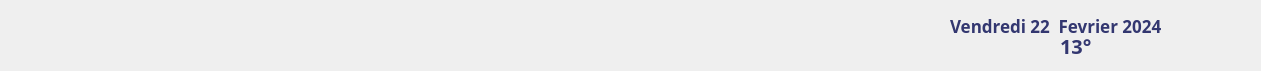
  <widget class="QGroupBox" name="groupBox_7">
   <property name="geometry">
    <rect>
     <x>210</x>
     <y>0</y>
     <width>1261</width>
     <height>71</height>
    </rect>
   </property>
   <property name="styleSheet">
    <string notr="true">border-top-right-radius : 40px ; 
background-image: url(:/img/images/background.jpg);
border-top-left-radius: 20px; /* Coin arrondi en haut à gauche */
    border-bottom-left-radius: 20px; /* Coin arrondi en bas à gauche */
    border-top-right-radius: 20px; /* Coin arrondi en haut à droite */
    border-bottom-right-radius: 20px; /* Coin arrondi en bas à droite */</string>
   </property>
   <property name="title">
    <string/>
   </property>
   <widget class="QLabel" name="label_30">
    <property name="geometry">
     <rect>
      <x>950</x>
      <y>10</y>
      <width>231</width>
      <height>31</height>
     </rect>
    </property>
    <property name="font">
     <font>
      <family>Neue Haas Grotesk Text Pro Extr</family>
      <pointsize>13</pointsize>
      <weight>75</weight>
      <italic>false</italic>
      <bold>true</bold>
     </font>
    </property>
    <property name="styleSheet">
     <string notr="true">border : none ;
background-color: none;
color : #333770 ;
    background-image : url();
</string>
    </property>
    <property name="text">
     <string>Vendredi 22  Fevrier 2024</string>
    </property>
   </widget>
   <widget class="QLabel" name="label_31">
    <property name="geometry">
     <rect>
      <x>1060</x>
      <y>30</y>
      <width>51</width>
      <height>31</height>
     </rect>
    </property>
    <property name="font">
     <font>
      <family>Neue Haas Grotesk Text Pro Extr</family>
      <pointsize>15</pointsize>
      <weight>75</weight>
      <italic>false</italic>
      <bold>true</bold>
     </font>
    </property>
    <property name="styleSheet">
     <string notr="true">border : none ;
background-color: none;
color : #333770 ;
    background-image : url();
</string>
    </property>
    <property name="text">
     <string>13°</string>
    </property>
   </widget>
   <widget class="QLineEdit" name="lineEdit_nomprenom">
    <property name="geometry">
     <rect>
      <x>80</x>
      <y>10</y>
      <width>251</width>
      <height>21</height>
     </rect>
    </property>
    <property name="font">
     <font>
      <pointsize>14</pointsize>
      <weight>75</weight>
      <bold>true</bold>
     </font>
    </property>
    <property name="styleSheet">
     <string notr="true">background-color: transparent ; 
border : none ;
color : #333770 ;
background-image : url();</string>
    </property>
    <property name="readOnly">
     <bool>true</bool>
    </property>
   </widget>
   <widget class="QLineEdit" name="lineEdit_role">
    <property name="geometry">
     <rect>
      <x>80</x>
      <y>30</y>
      <width>181</width>
      <height>20</height>
     </rect>
    </property>
    <property name="font">
     <font>
      <pointsize>10</pointsize>
      <weight>75</weight>
      <bold>true</bold>
     </font>
    </property>
    <property name="styleSheet">
     <string notr="true">background-color: transparent ; 
border : none ;
color : #333770 ;
background-image : url();</string>
    </property>
    <property name="readOnly">
     <bool>true</bool>
    </property>
   </widget>
   <widget class="QPushButton" name="pushButton_parametre_compte">
    <property name="geometry">
     <rect>
      <x>1160</x>
      <y>0</y>
      <width>91</width>
      <height>61</height>
     </rect>
    </property>
    <property name="cursor">
     <cursorShape>PointingHandCursor</cursorShape>
    </property>
    <property name="styleSheet">
     <string notr="true">background-color: transparent ; 
border : none ;
color : #333770 ;
background-image : url();</string>
    </property>
    <property name="text">
     <string/>
    </property>
    <property name="icon">
     <iconset resource="source.qrc">
      <normaloff>:/img/images/motpas.png</normaloff>:/img/images/motpas.png</iconset>
    </property>
    <property name="iconSize">
     <size>
      <width>50</width>
      <height>50</height>
     </size>
    </property>
   </widget>
   <widget class="QPushButton" name="pushButton_8">
    <property name="geometry">
     <rect>
      <x>0</x>
      <y>0</y>
      <width>75</width>
      <height>61</height>
     </rect>
    </property>
    <property name="text">
     <string/>
    </property>
    <property name="icon">
     <iconset resource="source.qrc">
      <normaloff>:/img/images/convoir.png</normaloff>:/img/images/convoir.png</iconset>
    </property>
    <property name="iconSize">
     <size>
      <width>70</width>
      <height>61</height>
     </size>
    </property>
   </widget>
  </widget>
